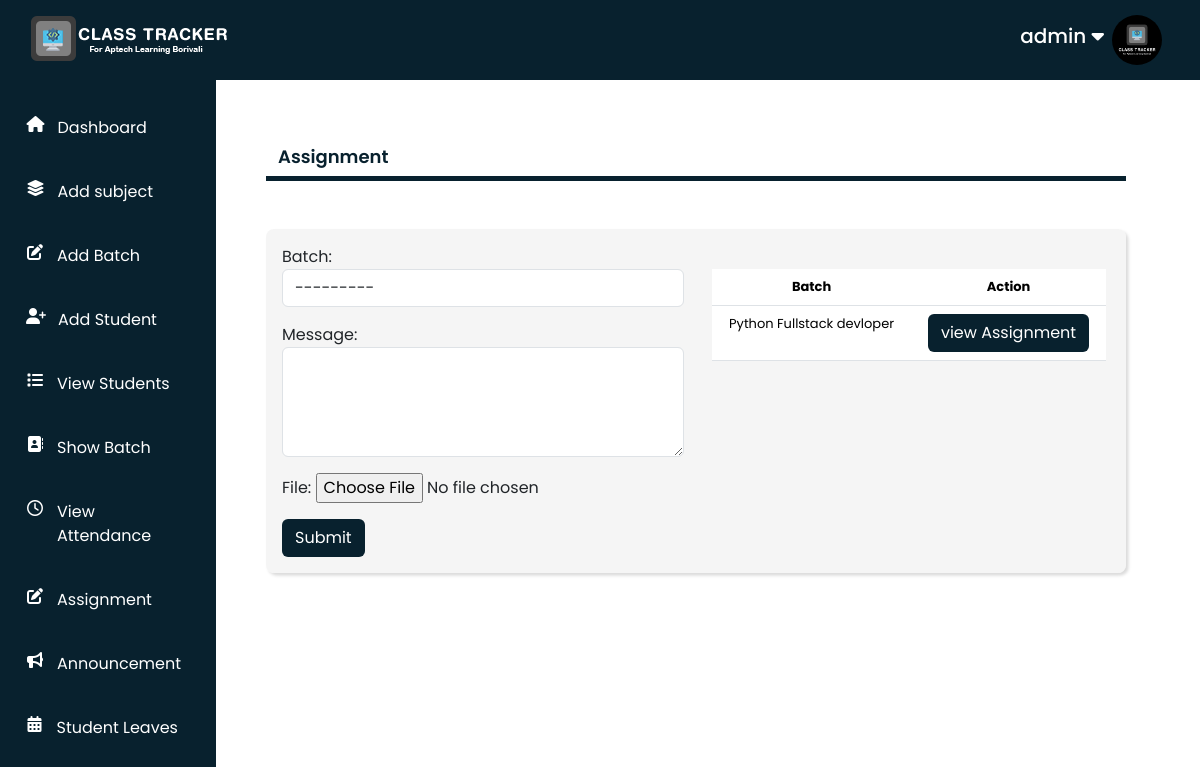
The page /teacher/sendmessage/ (signed in) on the database its author committed.
### Teacher/models.py (models this page shows, shortened)
class AddStudent(models.Model):
    user = models.OneToOneField(User,on_delete=models.PROTECT,primary_key=True)
    student_id = models.CharField(max_length=100,unique=True)
    student_batch = models.ForeignKey(AddBatch,on_delete=models.SET_NULL,null=True,blank=True)
    student_name = models.CharField(max_length=100)
    student_number = models.PositiveIntegerField()
    student_gender = models.CharField(max_length=100)
    student_dob = models.DateField()
    student_address = models.CharField(max_length=300)
    student_image = models.ImageField(upload_to='profile_image',blank=True)
    student_status = models.CharField(max_length=100)

class AddBatch(models.Model):
    batch_id = models.AutoField(primary_key=True)
    batch_name = models.CharField(max_length=100)
    batch_faculty = models.CharField(max_length=100)
    batch_startdate = models.DateField()
    batch_starttime = models.TimeField()
    batch_endtime = models.TimeField()
    batch_subjects = models.ManyToManyField(AddSubject)
    def __str__(self):
        return f"{self.batch_name} - ({self.batch_starttime} - {self.batch_endtime})"

### Teacher/views.py (the view)
# urls.py: path('sendmessage/',views.batch_message,name='sendmessage'),
def batch_message(request):
    stud_data = AddStudent.objects.get(user=request.user)
    if request.user.is_authenticated and request.user.is_superuser == True:
        d = None
        if request.method == "POST":
            form = Batch_message_form(request.POST,request.FILES)
            if form.is_valid():
                form.save()
                form=Batch_message_form()
                batches = AddBatch.objects.all()
                messages.success(request,"Assignment Submit Successfully")
        else:
            form=Batch_message_form()
            batches = AddBatch.objects.all()
    else:
        messages.success(request,"YOU DON'T HAVE AN ACCESS TO MANAGE THIS AUTHERITY")
        return redirect("access_denied")
    return render(request,"Teacher/assignment.html",{'form':form, 'batches':batches, 'name':request.user,'stud_data':stud_data})

### Teacher/forms.py
class Batch_message_form(forms.ModelForm):
    class Meta:
        model = Batch_message
        fields = ['batch','message','file']
        widgets = {'batch':forms.Select(attrs={'class':'form-control'}),
             'message':forms.Textarea(attrs={'class':'form-control','rows':4})}

### Teacher/templates/Teacher/assignment.html (shortened to what this page needs)
{% extends "Teacher/base.html" %}
{% load static %}
{% block content %}
    <h4 class="container mt-3 pb-2 borderline  textcolor">Assignment</h4>
    <div class="container formbgcolor formshadow p-3 mt-5 rounded-3">
        <div class="row">
            <div class="col-sm-6 ">
                <form action="" method="POST" enctype="multipart/form-data">
                    {{form.as_p}}
                    <input type="submit" class="btn buttoncolor" value='Submit'>
                </form>
            </div>
            <div class="col-sm-6 p-3">
                <table class="table text-center formbgcolor mt-2">
                    <thead>
                        <tr>
                        <th>Batch</th>
                        <th>Action</th>
                    </tr>
                    </thead>
                    <tbody>
                        {% for batch in batches %}
                        <tr>
                            <td>{{batch.batch_name}}</td>
                            <td><a href="{% url "passignment" batch.batch_id %}" class="view-Assignment-btn btn buttoncolor">view Assignment</a></td>
                        </tr>
                        {% endfor %}
                    </tbody>
                </table>
            </div>
        </div>
    </div>
{% endblock content %}

### Teacher/templates/Teacher/navbar.html (shortened to what this page needs)
{% load static %}
<nav class="navbar-container">
	<div class="navbar-img"><img src="{% static "Teacher/images/Navbar-logo.png" %}" alt="" srcset=""></div>
	<div class="personal-info">
		<h2>{{name}}  <i class="fa-solid fa-caret-down"></i></h2>
		<div class="img-section mx-2">
			{% if stud_data.student_image %}
			<img src="{{stud_data.student_image.url}}" alt="">
			{% else %}
			<img src="{% static 'Teacher/images/user-default.png' %}" alt="Not Img">
			{% endif %}
		</div>
	</div>
</nav>

### Teacher/static/Teacher/css/style.css (style rules this page uses)
* { margin: 0; padding: 0; box-sizing: border-box; }
body { font-family: "Poppins", sans-serif; overflow-x: hidden; font-style: normal; }
.borderline { border-bottom: 5px solid rgb(8, 33, 46); }
.textcolor { color:rgb(8, 33, 46) ; font-weight: 600; }
.buttoncolor { background-color: rgb(8, 33, 46); color: #fff; }
.formbgcolor { background-color:#f0f0f0a0; }
.formshadow { box-shadow: rgba(0, 0, 0, 0.15) 2.4px 2.4px 3.2px; }
a { text-decoration: none; color: black; }
.navbar-container { width: 100%; height: 100%; display: flex; justify-content: space-between; align-items: center; padding: 30px; }
.navbar-container .navbar-img { width: 200px; height: 100px; }
.navbar-container .navbar-img img { width: 100%; height: 100%; }
.navbar-container .personal-info { display: flex; justify-content: space-between; align-items: center; height: 100%; cursor: pointer; }
.navbar-container .personal-info h2 { font-size: 20px; }
.navbar-container .personal-info .img-section { width: 50px; height: 50px; border-radius: 50%; margin-right: 20px; }
.navbar-container .personal-info .img-section img { width: 100%; height: 100%; object-fit: cover; border-radius: 50%; }
@media (max-width:1368px) { h4 { font-size: 18px; } }
@media (max-width:1368px) { .task-list a,td { font-size: 13px; } }
@media (max-width:1368px) { .task-list a,th { font-size: 13px; } }

### rows shown on the page
AddStudent: student_image (picture)
AddBatch: batch "---------", batch_name "Python Fullstack devloper"

### other values the page prints
{{ name }} "admin"
